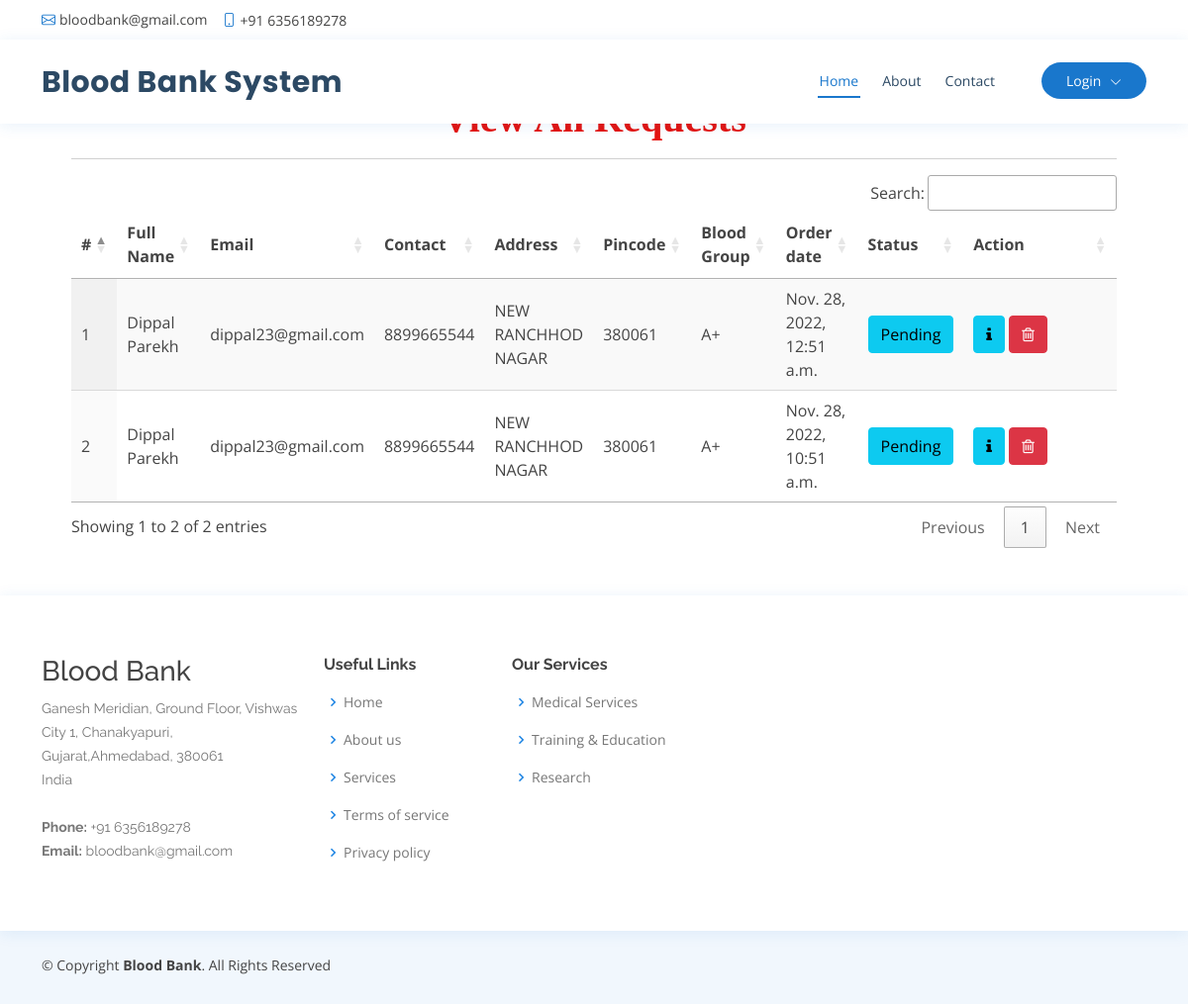
The app's page /all_order with its own data.
### blood_app/models.py (models this page shows, shortened)
class Order(models.Model):
    status = models.CharField(max_length=100, null=True, blank=True)
    user = models.ForeignKey(UserProfile, on_delete=models.CASCADE, null=True, blank=True)
    blood_donation = models.ForeignKey(Blood_Donation, on_delete=models.CASCADE, null=True, blank=True)
    amount = models.CharField(max_length=100, null=True, blank=True)
    blood_units = models.CharField(max_length=100, null=True, blank=True)
    description = models.TextField(null=True, blank=True)
    created = models.DateTimeField(auto_now=True,null=True)

class UserProfile(models.Model):
    user = models.ForeignKey(User, on_delete=models.CASCADE, null=True)
    contact = models.CharField(max_length=100, null=True)
    address = models.CharField(max_length=100, null=True)
    pincode = models.CharField(max_length=100, null=True)
    otp = models.CharField(max_length=100, null=True)
    password = models.CharField(max_length=100, null=True)
    blood_group = models.ForeignKey(Category, on_delete=models.CASCADE, null=True, blank=True)
    dob = models.DateField(null=True)
    disease = models.CharField(max_length=100, null=True, blank=True)
    image = models.FileField(null=True)

class Blood_Donation(models.Model):
    status = models.CharField(max_length=100, null=True, blank=True)
    user = models.ForeignKey(UserProfile, on_delete=models.CASCADE, null=True, blank=True)
    blood_group = models.ForeignKey(Category, on_delete=models.CASCADE, null=True, blank=True)
    place = models.CharField(max_length=100, null=True, blank=True)
    blood_pressure = models.CharField(max_length=100, null=True, blank=True)
    blood_units = models.CharField(max_length=100, null=True, blank=True)
    purpose = models.CharField(max_length=100, null=True, blank=True)
    description = models.TextField(null=True, blank=True)
    created = models.DateTimeField(auto_now=True,null=True)
    donation_date = models.DateField(null=True, blank=True)
    recieve_date = models.DateField(null=True, blank=True)
    active = models.BooleanField(null=True, blank=True, default=False)
    hiv = models.BooleanField(null=True, blank=True, default=False)
    hapetitis_c = models.BooleanField(null=True, blank=True, default=False)
    hapetitis_b = models.BooleanField(null=True, blank=True, default=False)
    syphilis = models.BooleanField(null=True, blank=True, default=False)
    active = models.BooleanField(null=True, blank=True, default=False)

class Category(models.Model):
    name = models.CharField(max_length=100, null=True, blank=True)

### blood_app/views.py (the view)
# urls.py: path('all_order', all_order, name='all_order'),
def all_order(request):
    data = Order.objects.filter()
    return render(request, "all_order.html",{'data':data})

### blood_app/templates/all_order.html
{% extends 'index.html' %}
{% load static %}
{% block body %}
<div class="container-fluid" style="width:90%;margin-top:8%">
                    <div class="container-fluid">
                        <h1 align="center" style="font-weight:bold;font-family : 'Monotype Corsiva' ; color : #E6120E ;margin-top:4%">View All Requests</h1>
                         </div><hr>
                                <table id="example" class="display" style="width:100%">
                                  <thead>
                                    <tr>
                                      <th>#</th>
                                      <th>Full Name</th>
                                      <th>Email</th>
                                      <th>Contact</th>
                                      <th>Address</th>
                                      <th>Pincode</th>
                                      <th>Blood Group</th>
                                      <th>Order date</th>
                                      <th>Status</th>
                                      <th>Action</th>
                                  </tr>
                              </thead>
                              <tbody>
                              {% for i in data %}
                                <tr>
                                  <td>{{forloop.counter}}</td>
                                  <td>{{i.user.user.first_name}} {{i.user.user.last_name}}</td>
                                  <td>{{i.user.user.email}}</td>
                                  <td>{{i.user.contact}}</td>
                                  <td>{{i.user.address}}</td>
                                  <td>{{i.user.pincode}}</td>
                                  <td>{{i.blood_donation.blood_group.name}}</td>
                                  <td>{{i.created}}</td>
                                  <td>
                                        <a href="{% url 'change_order_status' i.id %}" ><button class="btn btn-info" onclick="return confirm('Are you sure to change status?')">{{i.status}}</button></a>
                                  </td>
                                    <td style="width:150px">
                                      <a href="/order_detail/{{i.id}}">
                                        <button type="button" class="btn btn-info">
                                          <i class="fa fa-info"></i>
                                        </button>
                                      </a>
                                      <a href="{% url 'delete_order' i.id %}" ><button class="btn btn-danger" onclick="return confirm('Are you sure?')"><i class="fa fa-trash-o"></i></button></a></td>
                              </tr>
                              {% endfor %}
                          </tbody>
                      </table>
                  </div>
{% endblock %}

### blood_app/static/css/style.css (style rules this page uses)
body { font-family: "Open Sans", sans-serif; color: #444444; }
a { color: #1977cc; text-decoration: none; }
h1, h2, h3, h4, h5, h6 { font-family: "Raleway", sans-serif; }

### records on screen
Order: user.user.first_name "Dippal", user.user.last_name "Parekh", user.user.email "dippal23@gmail.com", user.contact "8899665544", user.address "NEW RANCHHOD NAGAR", user.pincode "380061", blood_donation.blood_group.name "A+", created "Nov. 28, 2022, 12:51 a.m.", status "Pending"
Order: user.user.first_name "Dippal", user.user.last_name "Parekh", user.user.email "dippal23@gmail.com", user.contact "8899665544", user.address "NEW RANCHHOD NAGAR", user.pincode "380061", blood_donation.blood_group.name "A+", created "Nov. 28, 2022, 10:51 a.m.", status "Pending"
